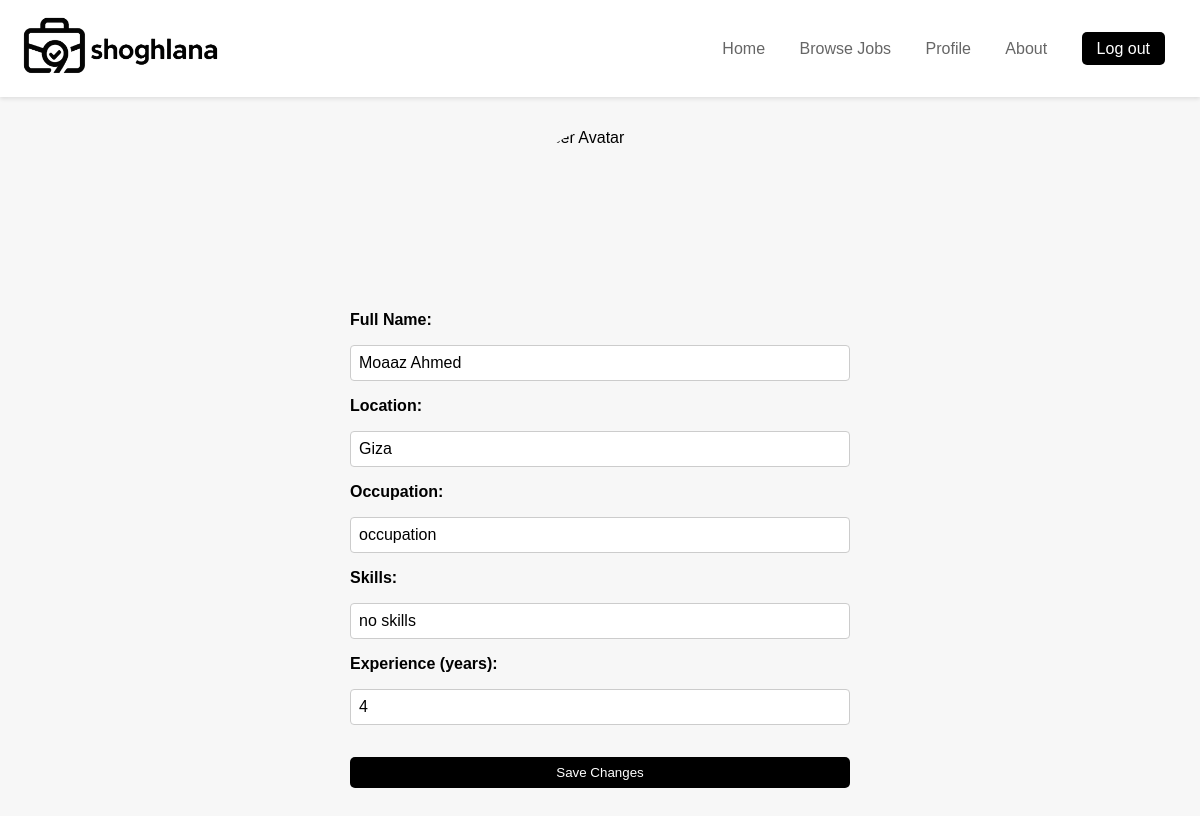
/profile/edit_profile/ (signed in), run on the app's committed database.
### shoghlana/models.py (models this page shows)
class Users(AbstractUser):
    Name = models.CharField(max_length=100, default='name', null=True)
    type = models.CharField(max_length=50, default='user')
    country = models.CharField(max_length=100, default='country')
    admin_company = models.CharField(max_length=100, default='admin_company', null=True)
    location = models.CharField(max_length=100, default='location', null=True)
    skills = models.CharField(max_length=100, default='skills', null=True)
    occupation = models.CharField(max_length=100, default='occupation', null=True)
    years_of_experience = models.IntegerField(default=0, null=True)
    groups = models.ManyToManyField(
        'auth.Group',
        verbose_name='groups',
        blank=True,
        help_text='The groups this user belongs to.',
        related_name="custom_users_set",
        related_query_name="custom_user",
    )
    user_permissions = models.ManyToManyField(
        'auth.Permission',
        verbose_name='user permissions',
        blank=True,
        help_text='Specific permissions for this user.',
        related_name="custom_users_set",
        related_query_name="custom_user",
    )
    class Meta:
        db_table = 'users'
        verbose_name = 'User'
        verbose_name_plural = 'Users'

### shoghlana/views.py (the view)
# urls.py: path('profile/edit_profile/', views.edit_profile, name='edit_profile'),
def edit_profile(request):
    return render(request, 'shoghlana/edit_profile.html')

### shoghlana/templates/shoghlana/edit_profile.html (shortened to what this page needs)
{% load static %}
<!DOCTYPE html>
<html lang="en">
<head>
    <link rel="stylesheet" href="{% static 'shoghlana/css/edit_profile.css' %}">
</head>
<body>
    <nav class="navbar">
    <a href="{% url 'home' %}" class="logo">
      <img src="{% static 'shoghlana/images/mini_logo.png' %}" alt="Description" style="width:200px;">
    </a>
    <div class="nav-links">
      <a href="{% url 'home' %}">Home</a>
      <a href="{% url 'Search_page' %}">Browse Jobs</a>
      <a href="{% url 'profile' %}">Profile</a>
      <a href="{% url 'about' %}">About</a>
      <a href="{% url 'logout' %}" class="sign">Log out</a>
    </div>
  </nav>
    <main class="profile-container">
        <form class="edit-profile-form" action="{% url 'submit_edit_profile' %}" method="POST">
            <img src="images/profile_picture.jpg" alt="User Avatar" class="avatar" />
            <label for="name">Full Name:</label>
            <input type="text" id="name" name="name" value="{{request.user.Name}}" required />
            <label for="location">Location:</label>
            <input type="text" id="location" name="location" value="{{request.user.location}}" />
            <label for="occupation">Occupation:</label>
            <input type="text" id="occupation" name="occupation" value="{{request.user.occupation}}" />
            <label for="skills">Skills:</label>
            <input type="text" id="skills" name="skills" value="{{request.user.skills}}" />
            <label for="experience">Experience (years):</label>
            <input type="number" id="experience" name="experience" min="0" step="0.1" value="{{request.user.years_of_experience}}" required>
            <button type="submit" class="buttons" id="saveChangesBtn">Save
                Changes</button>
        </form>
    </main>
</body>
</html>

### shoghlana/static/shoghlana/css/edit_profile.css (style rules this page uses)
body { margin: 0; font-family: Arial, sans-serif; background-color: #f7f7f7; color: #000; }
.navbar { background-color: white; padding: 15px 20px; display: flex; justify-content: space-between; align-items: center; box-shadow: 0 2px 4px rgba(0, 0, 0, 0.1); }
.navbar .logo { transition: transform 0.3s, color 0.3s; }
.nav-links a { margin: 0 15px; text-decoration: none; color: #666; transition: color 0.3s; }
.navbar .sign { background-color: rgb(0, 0, 0); color: white; padding: 8px 15px; border-radius: 5px; text-decoration: none; transition: 0.3s, color 0.3s; }
a { text-decoration: none; color: inherit; }
.buttons { background-color: #000; color: #fff; margin-top: 1rem; padding: 0.5rem 1rem; border: none; border-radius: 5px; transition: all 0.3s ease; }
.profile-container { display: flex; justify-content: center; padding: 2rem; }
.avatar { width: 150px; height: 150px; border-radius: 100%; object-fit: cover; margin-bottom: 1rem; margin: 0 auto 1rem auto; }
.edit-profile-form { display: flex; flex-direction: column; gap: 1rem; width: 100%; max-width: 500px; margin: 0 auto; }
.edit-profile-form label { text-align: left; font-weight: bold; }
.edit-profile-form input { padding: 0.5rem; font-size: 1rem; border-radius: 4px; border: 1px solid #ccc; }

### data on the page
Users: name "Moaaz Ahmed", location "Giza", occupation "occupation", skills "no skills", experience "4"
